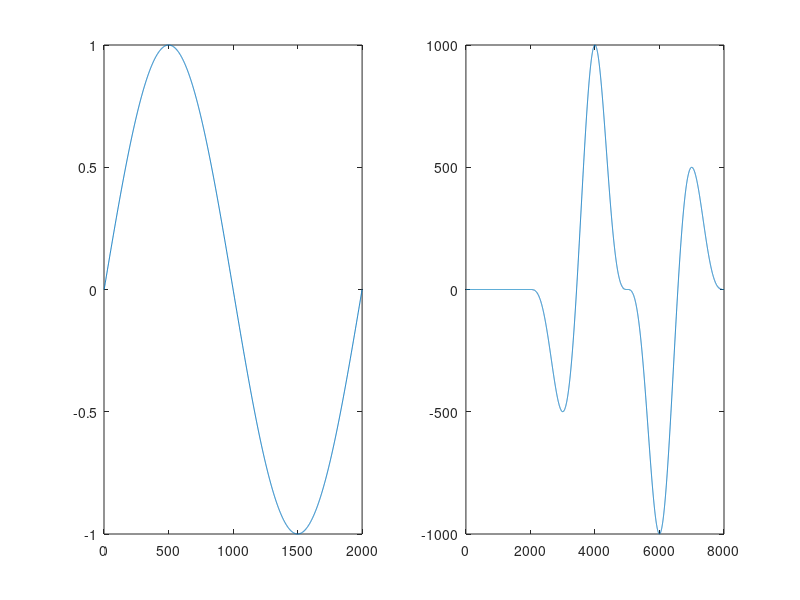

Reproduce this figure in MATLAB.
clear; close all; clc;

f = 1e3;
t = linspace(0, 1/f, 2*f);

x = sin(2*pi*f*t);
y = sin(2*pi*f*t + pi);

r = [x y];

correlation = xcorr(r,x);

figure;
subplot(1,2, 1); plot(x);
subplot(1,2, 2); plot(correlation);
